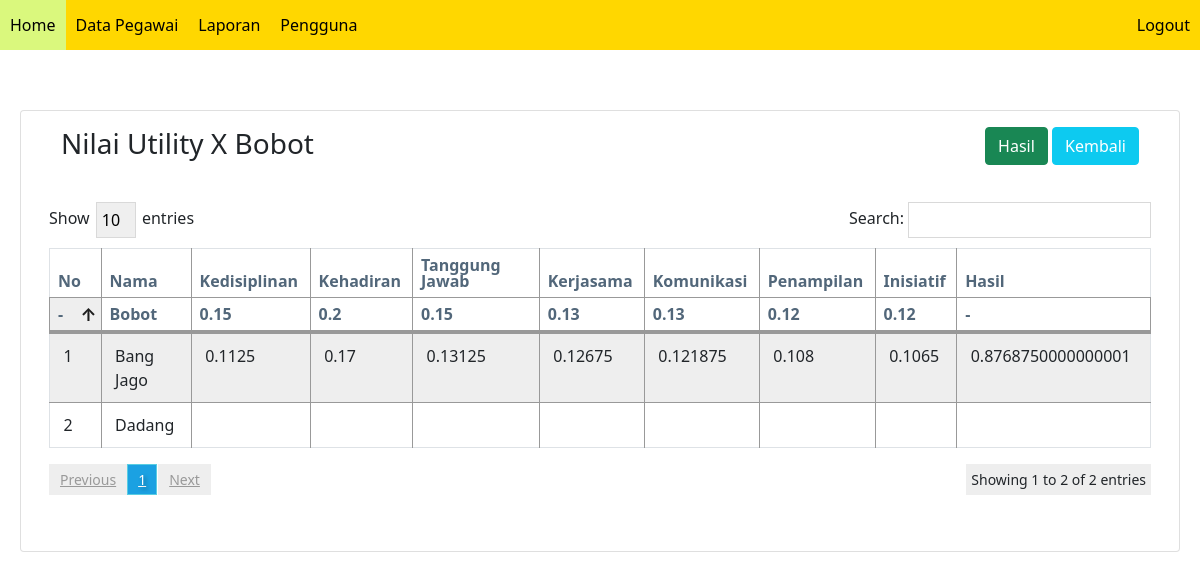
The app's page /hasil-utility-bobot.php (signed in) with its own data.
### tables this page shows
CREATE TABLE `smart_kriteria` (
  `id_kriteria` int(11) NOT NULL,
  `kode_kriteria` varchar(45) NOT NULL,
  `nama_kriteria` varchar(45) NOT NULL,
  `bobot_kriteria` double NOT NULL
);

CREATE TABLE `pegawai` (
  `id_pegawai` int(11) NOT NULL,
  `tag_pegawai` int(11) DEFAULT NULL,
  `nama_pegawai` varchar(45) NOT NULL,
  `jabatan` varchar(150) DEFAULT NULL,
  `bagian` varchar(150) DEFAULT NULL,
  `jenis_kelamin` enum('laki-laki','perempuan') DEFAULT NULL,
  `status` enum('AKTIF','TIDAK AKTIF') DEFAULT 'AKTIF',
  `nilai_utility` double NOT NULL,
  `hasil_alternatif` double NOT NULL
);

CREATE TABLE `penilaian` (
  `id_pegawai` int(11) NOT NULL,
  `id_kriteria` int(11) NOT NULL,
  `nilai_kriteria` int(11) DEFAULT NULL,
  `nilai_alternatif_kriteria` double NOT NULL,
  `bobot_alternatif_kriteria` double NOT NULL
);

### hasil-utility-bobot.php (the view, shortened to what this page needs)
<?php
include "header.php";
?>
<div class="card card-primary card-outline">
	<div class="card-body">
		<div class="row cells4">
			<div class="cell colspan2">
				<h3>Nilai Utility X Bobot</h3>
			</div>
			<div class="cell colspan2 align-right">
				<a href="execute-rangking.php" role="button" style="color: white;" class="btn btn-success">Hasil</a>
				<a href="perangkingan-utility.php" role="button" style="color: white;" class="btn btn-info">Kembali</a>
			</div>
		</div>
		<div class="table-container">
			<table class="table striped hovered cell-hovered border bordered dataTable" data-role="datatable" data-searching="true">
				<thead>
					<tr>
						<th width="50">No</th>
						<th>Nama</th>
						<?php
						$stmt2x = $db->prepare("select * from smart_kriteria");
						$stmt2x->execute();
						while ($row2x = $stmt2x->fetch()) {
						?>
							<th><?php echo $row2x['nama_kriteria'] ?></th>
						<?php
						}
						?>
						<th>Hasil</th>
					</tr>
					<tr>
						<td>-</td>
						<td>Bobot</td>
						<?php
						$stmt2x1 = $db->prepare("select * from smart_kriteria");
						$stmt2x1->execute();
						while ($row2x1 = $stmt2x1->fetch()) {
						?>
							<td><?php echo $row2x1['bobot_kriteria'] ?></td>
						<?php
						}
						?>
						<td>-</td>
					</tr>
				</thead>
				<tbody>
					<?php
					$stmtx = $db->prepare("select * from pegawai ");
					$noxx = 1;
					$stmtx->execute();
					while ($rowx = $stmtx->fetch()) {
					?>
						<tr>
							<td><?php echo $noxx++ ?></td>
							<td><?php echo $rowx['nama_pegawai'] ?></td>
							<?php
							$stmt3x = $db->prepare("select * from smart_kriteria");
							$stmt3x->execute();
							while ($row3x = $stmt3x->fetch()) {
							?>
								<td>
									<?php
									$stmt4x = $db->prepare("select * from penilaian where id_kriteria='" . $row3x['id_kriteria'] . "' and id_pegawai='" . $rowx['id_pegawai'] . "'");
									$stmt4x->execute();
									while ($row4x = $stmt4x->fetch()) {
										echo $kal = $row4x['nilai_alternatif_kriteria'] * $row3x['bobot_kriteria'];
									}
									?>
								</td>
							<?php
							}
							?>
							<td>
								<?php
								$stmt3x2 = $db->prepare("select sum(bobot_alternatif_kriteria) as bak from penilaian where id_pegawai='" . $rowx['id_pegawai'] . "'");
								$stmt3x2->execute();
								$row3x2 = $stmt3x2->fetch();
								echo $hsl = $row3x2['bak'];
								?>
							</td>
						</tr>
					<?php
					}
					?>
				</tbody>
			</table>
		</div>
		<p><br /></p>
	</div>
</div>
<?php
include "footer.php";
?>

### css/metro-responsive.css (style rules this page uses)
@media screen and (max-width: 1400px) { html { font-size: 110%; } }
@media screen and (max-width: 1200px) { html { font-size: 100%; } }

### records on screen
smart_kriteria: nama_kriteria "Kedisiplinan", bobot_kriteria "0.15"
smart_kriteria: nama_kriteria "Kehadiran", bobot_kriteria "0.2"
smart_kriteria: nama_kriteria "Tanggung Jawab", bobot_kriteria "0.15"
smart_kriteria: nama_kriteria "Kerjasama", bobot_kriteria "0.13"
smart_kriteria: nama_kriteria "Komunikasi", bobot_kriteria "0.13"
smart_kriteria: nama_kriteria "Penampilan", bobot_kriteria "0.12"
smart_kriteria: nama_kriteria "Inisiatif", bobot_kriteria "0.12"
pegawai: nama_pegawai "Bang Jago", bak "0.8768750000000001"
penilaian: nilai_alternatif_kriteria.bobot_kriteria "0.1125"
penilaian: nilai_alternatif_kriteria.bobot_kriteria "0.17"
penilaian: nilai_alternatif_kriteria.bobot_kriteria "0.13125"
penilaian: nilai_alternatif_kriteria.bobot_kriteria "0.12675"
penilaian: nilai_alternatif_kriteria.bobot_kriteria "0.121875"
penilaian: nilai_alternatif_kriteria.bobot_kriteria "0.108"
penilaian: nilai_alternatif_kriteria.bobot_kriteria "0.1065"
pegawai: nama_pegawai "Dadang"
